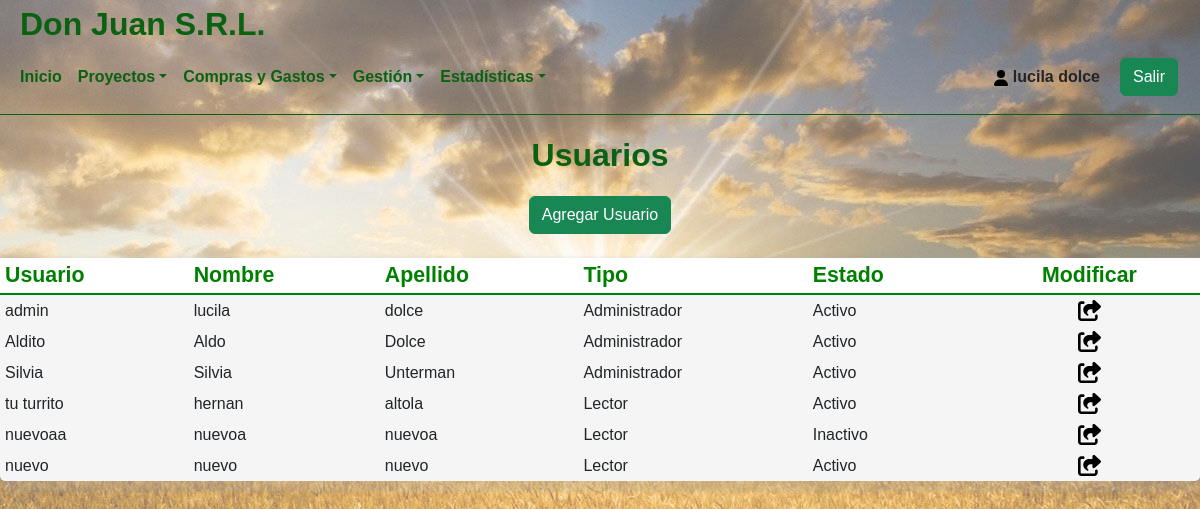
The page /System/usuarios.php (signed in) on the database its author committed.
### tables this page shows
CREATE TABLE `usuarios` (
  `id_usuario` int(11) NOT NULL,
  `usuario` varchar(45) NOT NULL,
  `password` varchar(45) NOT NULL,
  `nombre` varchar(45) NOT NULL,
  `apellido` varchar(45) NOT NULL,
  `id_tipoUsuario` int(11) NOT NULL,
  `id_EstadoUsuario` int(1) NOT NULL
);

CREATE TABLE `tipo_usuario` (
  `id_tipoUsuario` int(11) NOT NULL,
  `tipo` varchar(45) NOT NULL
);

CREATE TABLE `estadousuario` (
  `id_EstadoUsuario` int(1) NOT NULL,
  `estadoUsuario` varchar(10) NOT NULL
);

### System/usuarios.php (the view, shortened to what this page needs)
<?php
include('../Template/Cabecera.php');
include('../Modelo/Conexion.php');
?>
<center>
	<div class="">
		<h1>Usuarios</h1>
	</div>
    <div>
        <a href="./altaUsuario.php">
            <button class="btn btn-success">Agregar Usuario</button>
        </a>
    </div>
    <br/>
</center>
<center>
<table style="border:none; width:1200px;box-shadow: 5px 5px 5px 5px rgba(165, 164, 164, 0.3);border-radius: 5px;background-color: whitesmoke;">
		<thead>
		<tr style="color:green; background-color:white;font-weight:bold;border-bottom: 2px solid green;">
			<th style="text-align:center;font-size:16pt;text-align:left;padding:5px;">Usuario</th>
			<th style="text-align:center;font-size:16pt;text-align:left;padding:5px;">Nombre</th>
			<th style="text-align:center;font-size:16pt;text-align:left;padding:5px;">Apellido</th>
			<th style="text-align:center;font-size:16pt;text-align:left;padding:5px;">Tipo</th>
			<th style="text-align:center;font-size:16pt;text-align:left;padding:5px;">Estado</th>
			<th style="text-align:center;font-size:16pt;text-align:center;padding:5px;">Modificar</th>
		</tr>
		</thead>
	   <?php
$consulta=mysqli_query($conexion, "SELECT u.id_usuario, u.usuario, u.nombre, u.apellido, tu.tipo, eu.estadoUsuario
FROM usuarios u
INNER JOIN tipo_usuario tu ON tu.id_tipoUsuario = u.id_tipoUsuario
INNER JOIN estadousuario eu ON eu.id_EstadoUsuario = u.id_EstadoUsuario");
while($listar = mysqli_fetch_array($consulta))
{
	echo "
	<tr>
		<td style=text-align:left;padding:5px;>$listar[usuario]</td>
		<td style=text-align:left;padding:5px;>$listar[nombre]</td>
		<td style=text-align:left;padding:5px;>$listar[apellido]</td>
		<td style=text-align:left;padding:5px;>$listar[tipo]</td>
		<td style=text-align:left;padding:5px;>$listar[estadoUsuario]</td>
		<td class='text-center text-nowrap'><a class='btn btn-sm' href=./detalleUsuario.php?no=".$listar['id_usuario']." class=mod><svg xmlns='http://www.w3.org/2000/svg' height='1.5em' viewBox='0 0 576 512'><path d='M352 224H305.5c-45 0-81.5 36.5-81.5 81.5c0 22.3 10.3 34.3 19.2 40.5c6.8 4.7 12.8 12 12.8 20.3c0 9.8-8 17.8-17.8 17.8h-2.5c-2.4 0-4.8-.4-7.1-1.4C210.8 374.8 128 333.4 128 240c0-79.5 64.5-144 144-144h80V34.7C352 15.5 367.5 0 386.7 0c8.6 0 16.8 3.2 23.2 8.9L548.1 133.3c7.6 6.8 11.9 16.5 11.9 26.7s-4.3 19.9-11.9 26.7l-139 125.1c-5.9 5.3-13.5 8.2-21.4 8.2H384c-17.7 0-32-14.3-32-32V224zM80 96c-8.8 0-16 7.2-16 16V432c0 8.8 7.2 16 16 16H400c8.8 0 16-7.2 16-16V384c0-17.7 14.3-32 32-32s32 14.3 32 32v48c0 44.2-35.8 80-80 80H80c-44.2 0-80-35.8-80-80V112C0 67.8 35.8 32 80 32h48c17.7 0 32 14.3 32 32s-14.3 32-32 32H80z'/></svg></a></td>
	</tr>";
} ?>
</body>

### Template/Cabecera.php (shortened to what this page needs)
<?php
include ("../Modelo/Conexion.php");
$iduser = $_SESSION['usuario'];
$sql = "SELECT * FROM usuarios WHERE usuario='$iduser'";
$resultado = $conexion->query($sql);
$row = $resultado->fetch_assoc();
$nombre = $row['nombre'];
$apellido = $row['apellido'];
$tipoUsu = $row['id_tipoUsuario'];
?>
<!DOCTYPE html>
<html lang="es">
<head>
    <link href="https://cdn.jsdelivr.net/npm/bootstrap@5.2.0-beta1/dist/css/bootstrap.min.css" rel="stylesheet">
    <link href="https://unpkg.com/aos@2.3.1/dist/aos.css" rel="stylesheet">
	<link rel="stylesheet" href="../Css/estilos.css">
</head>
<body>
<header class="hea-pri" >
	<div class="titPrincipal">
		<h1>Don Juan S.R.L.</h1>
	</div>
    <nav class="navbar navbar-expand-lg navbar-light" style="border-bottom: 1px solid #0a6111;">
        <div class="container-fluid navpri">
            <div class="collapse navbar-collapse" id="navbarNav" >
                <ul class="navbar-nav">
				<li class="nav-item">
					<a href="./Inicio.php" class="nav-link" style="color: #0a6111;" aria-current="page">Inicio</a>
				</li>
                <li class="nav-item dropdown">
                        <a href="#" class="nav-link dropdown-toggle " id="navbarDropdown" role="button" data-bs-toggle="dropdown" aria-expanded="false" style="color: #0a6111;">Proyectos</a>
                    </li>
                    <li class="nav-item dropdown">
                        <a href="#" class="nav-link dropdown-toggle " id="navbarDropdown" role="button" data-bs-toggle="dropdown" aria-expanded="false" style="color: #0a6111;">Compras y Gastos</a>
                    </li>
					<?php if($tipoUsu == 1){;?>
					<li class="nav-item dropdown">
                        <a href="#" class="nav-link dropdown-toggle " id="navbarDropdown" role="button" data-bs-toggle="dropdown" aria-expanded="false" style="color: #0a6111;">Gestión</a>
                    </li>
					<?php };?>
					<li class="nav-item dropdown">
                        <a href="#" class="nav-link dropdown-toggle " id="navbarDropdown" role="button" data-bs-toggle="dropdown" aria-expanded="false" style="color: #0a6111;">Estadísticas</a>
                    </li>
                </ul>
            </div>
            <div class="exit">
				<div class="exit-name">
				<p><svg xmlns="http://www.w3.org/2000/svg" height="1em" viewBox="0 0 448 512" style="fill:#000000;"><path d="M224 256A128 128 0 1 0 224 0a128 128 0 1 0 0 256zm-45.7 48C79.8 304 0 383.8 0 482.3C0 498.7 13.3 512 29.7 512H418.3c16.4 0 29.7-13.3 29.7-29.7C448 383.8 368.2 304 269.7 304H178.3z"/></svg>&nbsp<?php echo $nombre." ".$apellido;?></p>
				</div>
				<div class="exit-exit">
					<a href="../index.php">
						<button class="btn btn-success">Salir</button>
					</a>
				</div>
			</div>
        </div>
    </nav>
</header>

### Css/estilos.css (style rules this page uses)
* { margin: 0; padding: 0; box-sizing: border-box; font-family: 'Montserrat Alternates', sans-serif; }
body { background-color: whitesmoke; background-image: linear-gradient( to right, rgba(255, 255, 255, 0.35), rgba(255, 255, 255, 0.35) ), url('../imagenes/campo.jpg'); background-repeat: no-repeat; background-attachment: fixed; background-size: cover; object-fit: cover; background-repeat: no-repeat; background-position: center center; justify-content: center; align-items: center; height: auto; }
a { text-decoration: none; }
h1 { color: #0a6111; display: block; font-size: 2em; margin-block-start: 0.67em; margin-block-end: 0.67em; margin-inline-start: 0px; margin-inline-end: 0px; font-weight: bold; }
.nav-link { font-weight: bold; }
.exit-name { font-weight: bold; }
.titPrincipal { width: 100%; height: 40px; display: flex; justify-content: flex-start; }
.titPrincipal h1 { margin-left: 20px; margin-block-start: 0.15em; }
p { margin: 0%; }
.exit { padding: 10px; display: flex; justify-content: center; align-items: center; flex-direction: row; gap: 20px; font-family: 'Montserrat Alternates', sans-serif; }

### rows shown on the page
usuarios: nombre "lucila", apellido "dolce", usuario "admin", id_tipoUsuario.tipo "Administrador", id_EstadoUsuario.estadoUsuario "Activo"
usuarios: usuario "Aldito", nombre "Aldo", apellido "Dolce", id_tipoUsuario.tipo "Administrador", id_EstadoUsuario.estadoUsuario "Activo"
usuarios: usuario "Silvia", nombre "Silvia", apellido "Unterman", id_tipoUsuario.tipo "Administrador", id_EstadoUsuario.estadoUsuario "Activo"
usuarios: usuario "tu turrito", nombre "hernan", apellido "altola", id_tipoUsuario.tipo "Lector", id_EstadoUsuario.estadoUsuario "Activo"
usuarios: usuario "nuevoaa", nombre "nuevoa", apellido "nuevoa", id_tipoUsuario.tipo "Lector", id_EstadoUsuario.estadoUsuario "Inactivo"
usuarios: usuario "nuevo", nombre "nuevo", apellido "nuevo", id_tipoUsuario.tipo "Lector", id_EstadoUsuario.estadoUsuario "Activo"
